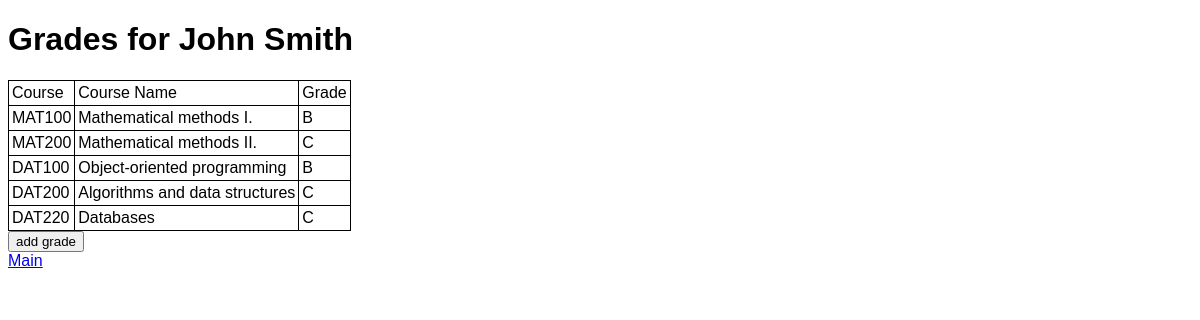
Screenshot of /students/111111 with the database file from the repository.
### tables this page shows
CREATE TABLE students (
                                student_no INTEGER PRIMARY KEY,
                                name TEXT NOT NULL
                            );

CREATE TABLE grades (
                                id INTEGER PRIMARY KEY,
                                student_no INTEGER NOT NULL,
                                course_id TEXT NOT NULL,
                                grade TEXT NOT NULL,
                                FOREIGN KEY (student_no) REFERENCES students (student_no),
                                FOREIGN KEY (course_id) REFERENCES courses (id)
                            );

CREATE TABLE courses (
                                id TEXT PRIMARY KEY,
                                name TEXT
                            );

### app.py (the view)
@app.route("/students/<student_no>", methods=("POST", "GET"))
def student(student_no):
    conn = get_db()
    return render_template("student.html", grades=select_grades(conn), students=select_students(conn), courses=select_courses(conn), student_no = student_no)

### app.py (called while the page is built)
def get_db():
    db = getattr(g, '_database', None)
    if db is None:
        db = g._database = sqlite3.connect(DATABASE)
    return db

@app.teardown_appcontext
def close_connection(exception):
    db = getattr(g, '_database', None)
    if db is not None:
        db.close()

### setup_db.py (called while the page is built)
def select_students(conn):
    cur = conn.cursor()
    cur.execute("SELECT student_no, name FROM students")
    students = []
    for (student_no, name) in cur:
        students.append({
            "student_no": student_no,
            "name": name
            })
    return students

def select_courses(conn):
    cur = conn.cursor()
    cur.execute("SELECT id, name FROM courses")
    courses = []
    for (id,name) in cur:
        courses.append({
            "course_id": id,
            "name": name
            })
    return courses

def select_grades(conn):
    cur = conn.cursor()
    cur.execute("SELECT student_no, course_id, grade FROM grades")
    grades = []
    for (nr,id,grade) in cur:
        grades.append({
            "student_no": nr,
            "course_id": id,
            "grade": grade
            })
    return grades

### templates/student.html (shortened to what this page needs)
{% extends "base.html" %} {% block content %}
<div id="container">
    {% for student in students %} {% if student.student_no|string == student_no %}
    <h1>Grades for {{ student.name }}</h1>
    {% endif %} {% endfor %}
    <table>
        <thead>
            <tr>
                <td>Course</td>
                <td>Course Name</td>
                <td>Grade</td>
            </tr>
        </thead>
        <tbody>
            {% for grade in grades %} {% if grade.student_no|string == student_no %}
            <tr>
                <td>{{ grade.course_id }}</td>
                {% for course in courses %} {% if grade.course_id == course.course_id %}
                <td>{{ course.name }}</td>
                {% endif %} {% endfor %}
                <td>{{ grade.grade }}</td>
            </tr>
            {% endif %} {% endfor %}
        </tbody>
    </table>
    <form action="/add_grade_student/{{student_no}}" method="GET">
        <input type="submit" value="add grade">
    </form>
</div>
{% endblock %}

### static/style.css (style rules this page uses)
* { font-family: Verdana, Arial, sans-serif; }
table { border-collapse: collapse; }
td, th { border: 1px solid black; padding: 3px; }

### rows the page displays
students: name "John Smith"
grades: course_id "MAT100", grade "B"
courses: name "Mathematical methods I."
grades: course_id "MAT200", grade "C"
courses: name "Mathematical methods II."
grades: course_id "DAT100", grade "B"
courses: name "Object-oriented programming"
grades: course_id "DAT200", grade "C"
courses: name "Algorithms and data structures"
grades: course_id "DAT220", grade "C"
courses: name "Databases"
